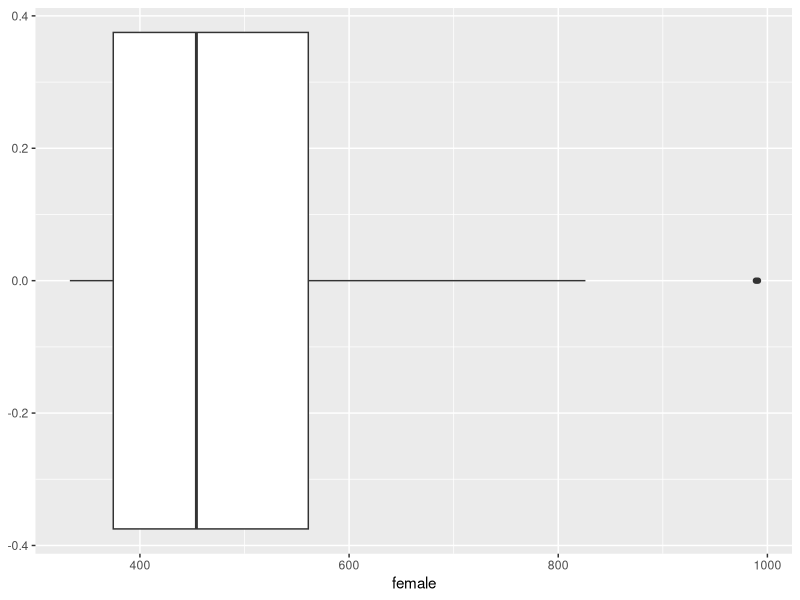
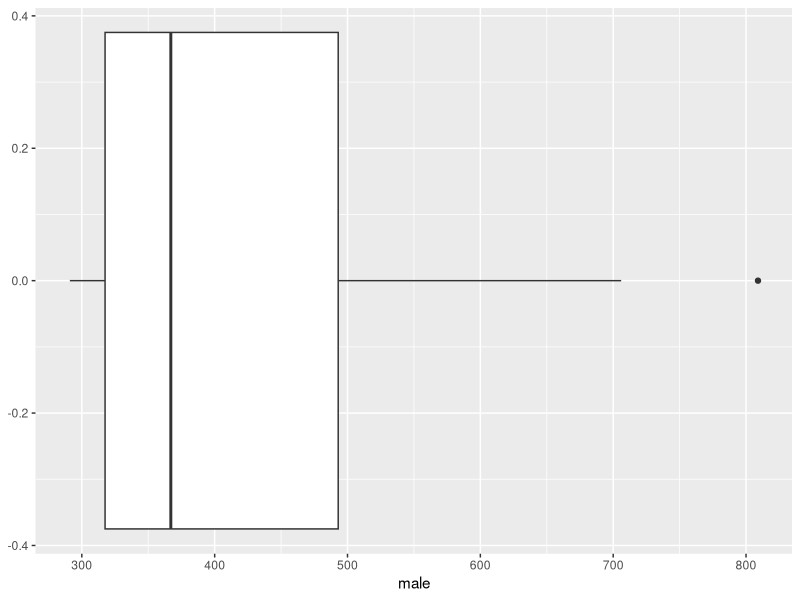
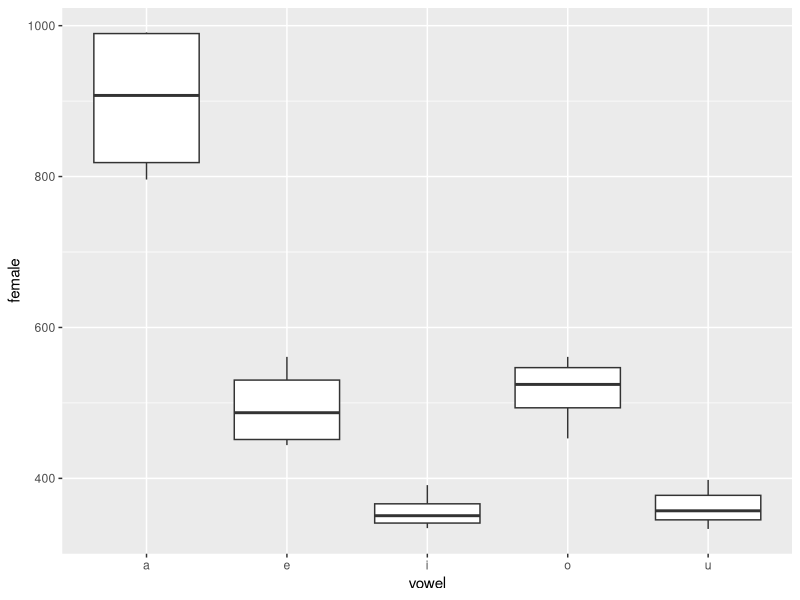
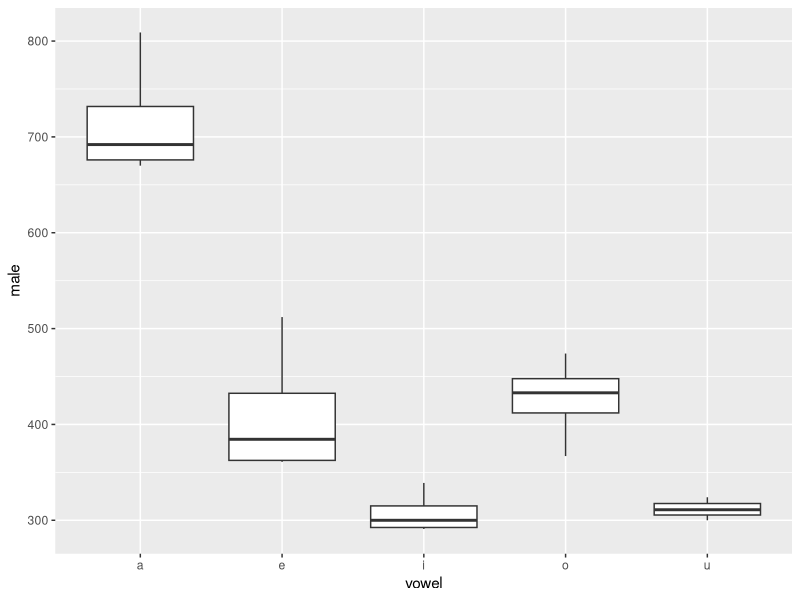
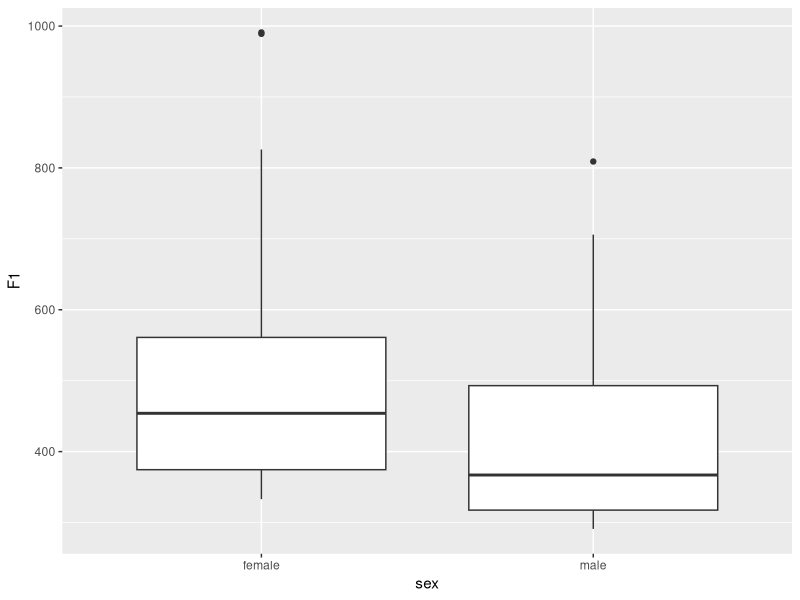
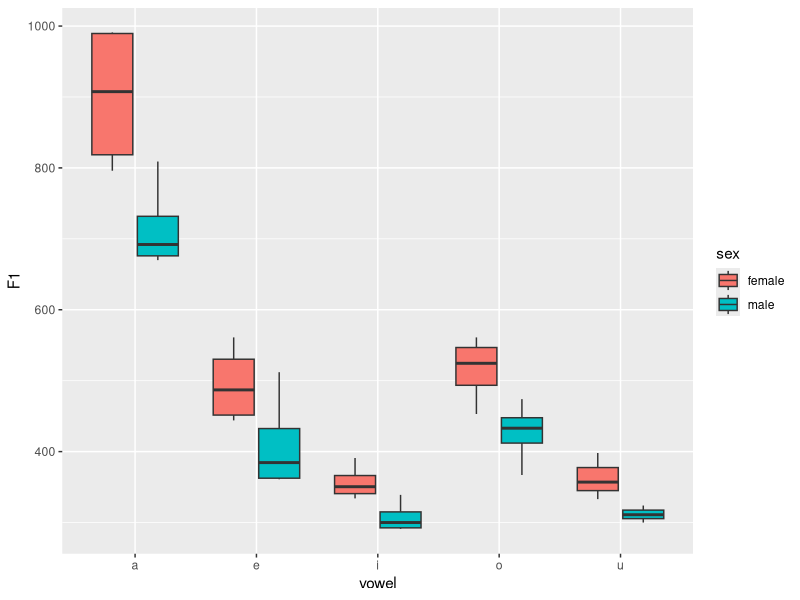

R code for these plots, in order:
## ---- chunk 1
library(tidyverse)
library(knitr)
## ---- chunk 2
f1 <- read_csv('F1_data.csv')
str(f1)
head(f1) %>% kable()
## ---- chunk 3
t.test(f1$female, f1$male, paired=T, alternative="greater")
## ---- chunk 4
ggplot(data = f1, aes(female)) +
  geom_boxplot()

ggplot(data = f1, aes(male)) +
  geom_boxplot()
## ---- chunk 5
ggplot(data = f1, aes(x = vowel, y = female)) +
  geom_boxplot()

ggplot(data = f1, aes(x = vowel, y = male)) +
  geom_boxplot()
## ---- chunk 6
males <- f1 %>% select(male, vowel, language)
females <- f1 %>% select(female, vowel, language)

males <- males %>% rename(F1 = male)
males$sex <- 'male'
males

females <- females %>% rename(F1 = female)
females$sex <- 'female'
females

df <- rbind(females, males)
## ---- chunk 7
ggplot(data = df, aes(sex, F1)) +
  geom_boxplot()
## ---- chunk 8
ggplot(data = df, aes(vowel, F1, fill=sex)) +
  geom_boxplot()
